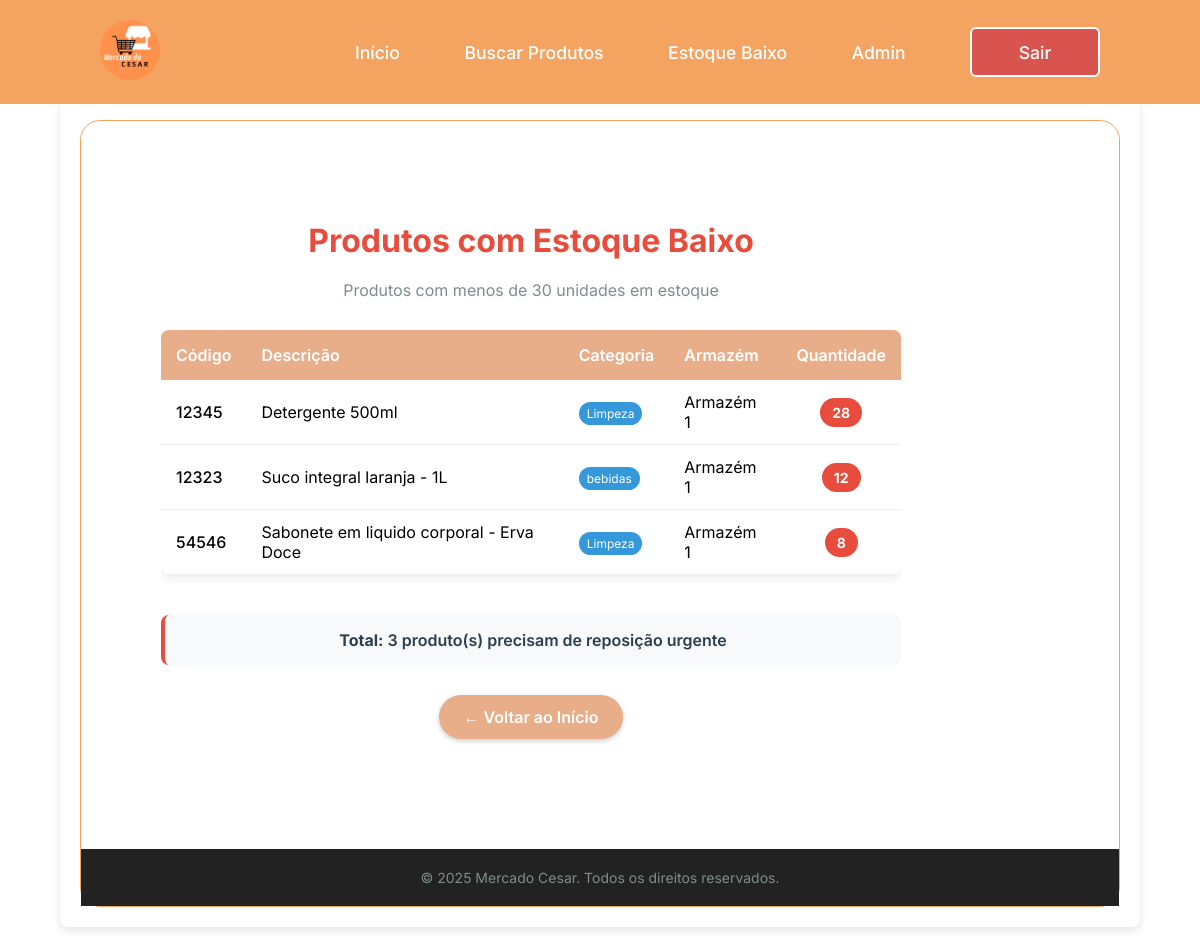
The page /estoque-baixo/ (signed in) on the database its author committed.
### mercadocesar/models.py (models this page shows, shortened)
class Estoque(models.Model):
	produto = models.ForeignKey(Produto, on_delete=models.CASCADE)
	armazem = models.ForeignKey(Armazem, on_delete=models.CASCADE)
	quantidade = models.PositiveIntegerField()
	class Meta:
		unique_together = ('produto', 'armazem')
	@staticmethod
	def abaixo_estoque_minimo(minimo=30):
		return Estoque.objects.filter(quantidade__lt=minimo)

class Produto(models.Model):
	nome = models.CharField(max_length=30, unique=True)
	codigo = models.CharField(max_length=30, unique=True)
	descricao = models.CharField(max_length=200, default="", unique=True)
	categoria = models.CharField(max_length=50)
	preco_custo = models.DecimalField(
		max_digits=10,
		decimal_places=2,
		validators=[MinValueValidator(0)]
	)
	preco = models.DecimalField(
		max_digits=10,
		decimal_places=2,
		validators=[MinValueValidator(0)]
	)
	unidade_medida = models.CharField(max_length=20)
	class Meta:
		constraints = [
			CheckConstraint(check=~Q(codigo=""), name='codigo_nao_vazio'),
   			CheckConstraint(check=~Q(descricao=""), name='descricao_nao_vazia'),
			CheckConstraint(check=~Q(categoria=""), name='categoria_nao_vazia'),
			CheckConstraint(check=~Q(unidade_medida=""), name='unidade_medida_nao_vazia'),
		]

class Armazem(models.Model):
	nome = models.CharField(max_length=100)
	endereco = models.CharField(max_length=200, blank=True)
	class Meta:
		verbose_name_plural = "Armazéns"

### mercadocesar/views.py (the view)
# urls.py: path('estoque-baixo/', estoque_baixo, name='estoque_baixo'),
@user_passes_test(lambda u: u.is_staff)
def estoque_baixo(request):
    estoques = Estoque.abaixo_estoque_minimo()
    return render(request, 'estoque_baixo.html', {'estoques': estoques})

### mercadocesar/templates/estoque_baixo.html
{% extends 'base.html' %}
{% load static %}
{% block content %}
<main class="regis">
    <div class="caixa" style="max-width: 900px; margin-top: 20px;">
        <h2 style="text-align: center; color: #e74c3c; margin-bottom: 20px;">
            Produtos com Estoque Baixo
        </h2>
        <p style="text-align: center; color: #7f8c8d; margin-bottom: 30px;">
            Produtos com menos de 30 unidades em estoque
        </p>
        {% if estoques %}
            <div style="overflow-x: auto;">
                <table style="width: 100%; border-collapse: collapse; margin-bottom: 20px; background: white; border-radius: 8px; overflow: hidden; box-shadow: 0 2px 10px rgba(0,0,0,0.1);">
                    <thead style="background-color: #e8ae8a; color: white;">
                        <tr>
                            <th style="padding: 15px; text-align: left; font-weight: 600;">Código</th>
                            <th style="padding: 15px; text-align: left; font-weight: 600;">Descrição</th>
                            <th style="padding: 15px; text-align: left; font-weight: 600;">Categoria</th>
                            <th style="padding: 15px; text-align: left; font-weight: 600;">Armazém</th>
                            <th style="padding: 15px; text-align: center; font-weight: 600;">Quantidade</th>
                        </tr>
                    </thead>
                    <tbody>
                        {% for estoque in estoques %}
                        <tr style="border-bottom: 1px solid #ecf0f1; transition: background-color 0.3s;"
                            onmouseover="this.style.backgroundColor='#f8f9fa'"
                            onmouseout="this.style.backgroundColor='white'">
                            <td style="padding: 12px 15px; font-weight: 500;">{{ estoque.produto.codigo }}</td>
                            <td style="padding: 12px 15px;">{{ estoque.produto.descricao }}</td>
                            <td style="padding: 12px 15px;">
                                <span style="background-color: #3498db; color: white; padding: 4px 8px; border-radius: 12px; font-size: 12px;">
                                    {{ estoque.produto.categoria }}
                                </span>
                            </td>
                            <td style="padding: 12px 15px;">{{ estoque.armazem.nome }}</td>
                            <td style="padding: 12px 15px; text-align: center;">
                                <span style="background-color: #e74c3c; color: white; padding: 6px 12px; border-radius: 20px; font-weight: bold; font-size: 14px;">
                                    {{ estoque.quantidade }}
                                </span>
                            </td>
                        </tr>
                        {% endfor %}
                    </tbody>
                </table>
            </div>
            <div style="background: #f8f9fa; padding: 15px; border-radius: 8px; text-align: center; margin-top: 20px; border-left: 4px solid #e74c3c;">
                <p style="margin: 0; font-weight: 600; color: #2c3e50;">
                    <strong>Total:</strong> {{ estoques|length }} produto(s) precisam de reposição urgente
                </p>
            </div>
        {% else %}
            <div style="text-align: center; padding: 40px; background: #d4edda; border: 1px solid #c3e6cb; border-radius: 8px; color: #155724;">
                <h3 style="margin: 0 0 10px 0; color: #155724;">Estoque Adequado!</h3>
                <p style="margin: 0; font-size: 16px;">Todos os produtos estão com estoque adequado.</p>
            </div>
        {% endif %}
        <div style="text-align: center; margin-top: 30px;">
            <a href="{% url 'home' %}"
               style="display: inline-block; background: #e8ae8a; color: white; padding: 12px 25px; text-decoration: none; border-radius: 25px; font-weight: 600; transition: all 0.3s; box-shadow: 0 2px 5px rgba(0,0,0,0.2);"
               onmouseover="this.style.backgroundColor='#d4956f'; this.style.transform='translateY(-2px)'"
               onmouseout="this.style.backgroundColor='#e8ae8a'; this.style.transform='translateY(0)'">
                ← Voltar ao Início
            </a>
        </div>
    </div>
    <footer style="text-align: center; margin-top: 30px; padding: 20px; color: #7f8c8d; font-size: 14px;">
        &copy; 2025 Mercado Cesar. Todos os direitos reservados.
    </footer>
</main>
{% endblock %}

### mercadocesar/static/css/testelogin.css (style rules this page uses)
* { margin: 0; padding: 0; box-sizing: border-box; font-family:verdana; }
body { background-color:white; display:flex; flex-direction: column; justify-content:center; align-items:center; min-height: 100vh; margin: 0px; }
.regis { position: relative; background: transparent; border: 1px solid #f4a361; border-radius: 20px; justify-content: center; align-items: center; }
.regis .caixa { padding: 80px; min-height: 30%; }
.caixa h2 { font-size: 2em; color: #f4a361; text-align: center; }
html { scroll-behavior: smooth; }
footer { position: relative; margin-top: 10px; padding: 10px; color: white; background-color: #222; }

### mercadocesar/static/css/buscar_itens.css (style rules this page uses)
* { margin: 0; padding: 0; box-sizing: border-box; font-family: "Inter", sans-serif;; }
html { scroll-behavior: smooth; }
body { min-height: 100vh; background-color: white; }

### rows shown on the page
Estoque: produto.codigo "12345", produto.descricao "Detergente 500ml", produto.categoria "Limpeza", armazem.nome "Armazém 1", quantidade "28"
Estoque: produto.codigo "12323", produto.descricao "Suco integral laranja - 1L", produto.categoria "bebidas", armazem.nome "Armazém 1", quantidade "12"
Estoque: produto.codigo "54546", produto.descricao "Sabonete em liquido corporal - Erva Doce", produto.categoria "Limpeza", armazem.nome "Armazém 1", quantidade "8"

### other values the page prints
{{ estoques|length }} "3"
